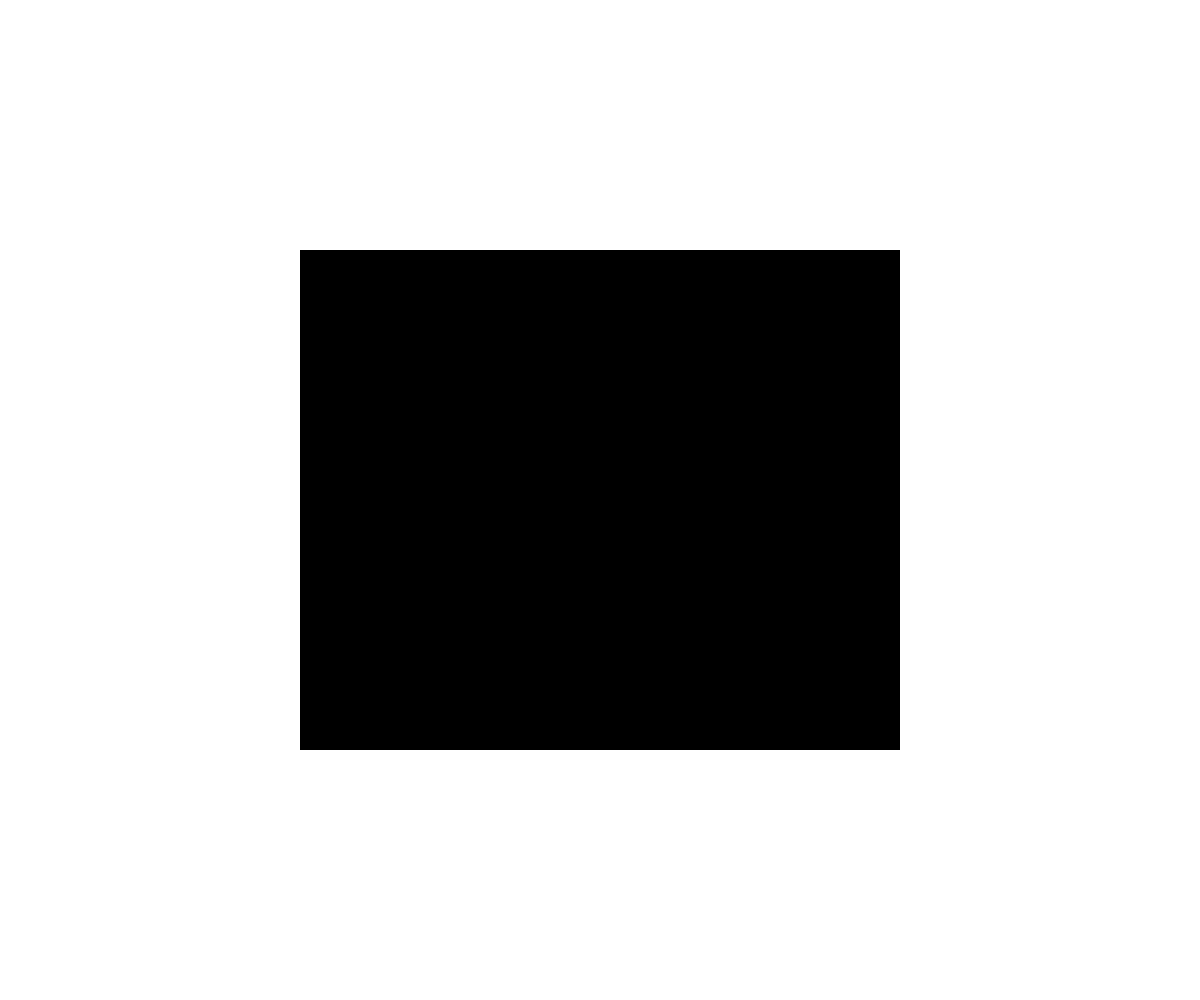
Frame 1 (no input)
Frame 60 (no input): identical to frame 1, image omitted
Frame 120 (the mouse pressed at the canvas centre since frame 60): blank canvas, image omitted

The p5.js sketch that drew this single still picture (run headless with seeded random() and noise() and a simulated clock; from frame 60 on, the mouse is pressed at the canvas centre):

// p5.js sketch
// ── sketch.js
var rectColor = 0;
var bgColor = 255;

function setup(){
	createCanvas(windowWidth, windowHeight);
}

function draw() {
	background(bgColor);
	
	fill(rectColor);
	noStroke();
	rectMode(CENTER);
	
	rect( width / 2, height / 2 , width / 2, height / 2 );
}

function mousePressed() {
  if (rectColor == 0) {
    rectColor = 255;
  } else {
    rectColor = 0;
  }
}

function mouseReleased(){
  if (bgColor == 255) {
    bgColor = 0;
  } else {
    bgColor = 255;
  }
}
